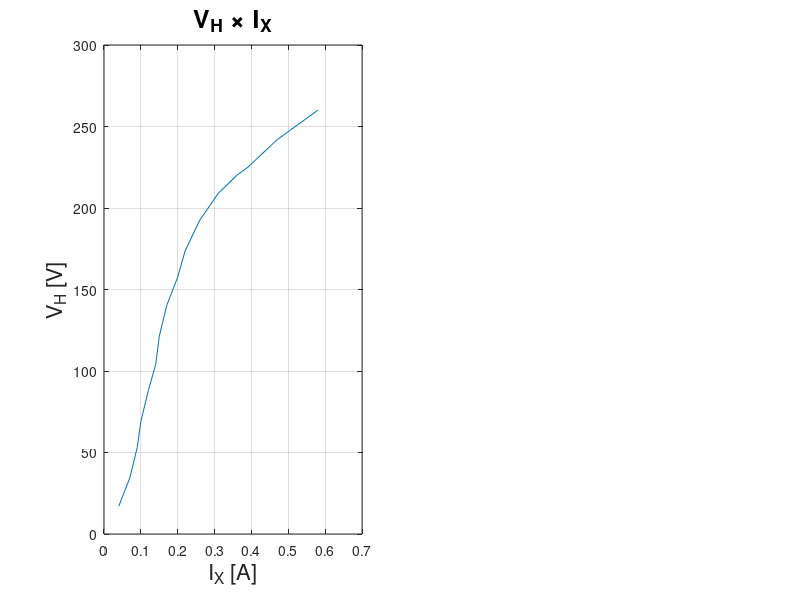

Recreate this plot in MATLAB. (Note: this script raises an error after producing the figure.)
clear
clc

V_H = [
    17.1
    34.4
    53.0
    69.0
    87.9
    103.8
    121.4
    140.1
    157.7
    173.7
    192.6
    209
    220
    225
    242
    260];

I_X = [
    0.04
    0.07
    0.09
    0.10
    0.12
    0.14
    0.15
    0.17
    0.20
    0.22
    0.26
    0.31
    0.36
    0.39
    0.47
    0.58];


k1 = 3.811e-3;
k2 = 4.059e2;

B_m = V_H*k1;
H_m = I_X*k2;

figure(1);
subplot(121);
plot(I_X, V_H);
title('V_H \times I_X', 'FontSize', 18);
xlabel('I_X [A]', 'FontSize', 16);
ylabel('V_H [V]', 'FontSize', 16);
grid on

ax = gca;
ax.FontSize = 14;

subplot(122);
plot(H_m, B_m);
title('B_m \times H_m', 'FontSize', 18);
xlabel('H_m [A/m]', 'FontSize', 16);
ylabel('B_m [T]', 'FontSize', 16);
grid on

ax = gca;
ax.FontSize = 14;

display(B_m);
display(H_m);